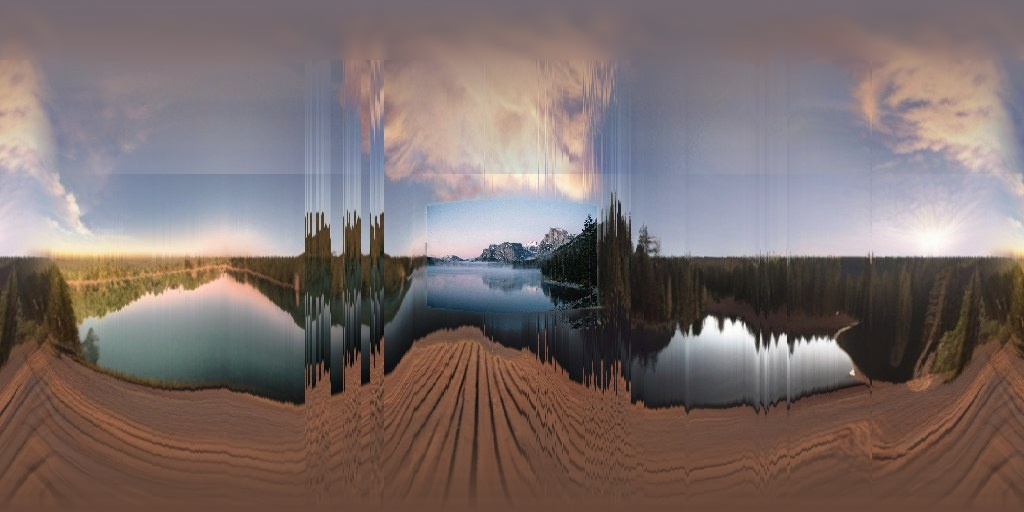
#> input picture assets/world-v3-alpine.pano.jpg, 1024 x 512 px, found by its file name
$ python v3_pano_clean.py assets/world-v3-alpine.pano.jpg
#> lines starting #> are read from the running program, lines starting #| are printed output that depends on the picture
#!/usr/bin/env python3
# -*- coding: utf-8 -*-
"""清理全景天空里的"大亮斑/大圆盘"（对 .pano.jpg 做后处理，不需要重新烘焙）。

为什么单独一个工具：全景是等距柱状图，天空那半边是扩散外推出来的，容易画出一大团
低频率的亮斑 —— 贴到天空球上就是屏幕正中一个圆盘（用户反复指出的那个）。
而"天空只该随仰角变化"是硬约束，所以在**方位方向**做高通：
    col' = 行中值 + (col - 方位低通(col))
小尺度的云、霞光保留，大尺度的亮斑被抹平。

因为地形（mode 7）与天空球（mode 8）都是在**运行时**采这张 jpg，改完立刻生效，
不用重跑 12 分钟的烘焙。

    python tools/v3_pano_clean.py assets/world-v3-alpine.pano.jpg
"""
from __future__ import annotations

import sys

import numpy as np
from PIL import Image
from scipy import ndimage


def clean(path: str, sky_frac: float = 0.34, sigma_frac: float = 0.09,
          strength: float = 0.85, pole_frac: float = 0.22) -> None:
#> called with path = 'assets/world-v3-alpine.pano.jpg', sky_frac = 0.34, sigma_frac = 0.09, strength = 0.85, pole_frac = 0.22
    im = Image.open(path).convert("RGB")
#> im is the input picture: PIL image 1024x512 RGB; mean R, G, B 123.9, 109.9, 107.5
    w, h = im.size
#> w = 1024; h = 512
    a = np.asarray(im, dtype=np.float32) / 255.0
    sky_rows = int(h * sky_frac)              # 上面的部分是天空
#> sky_rows = 174
    sky = a[:sky_rows]
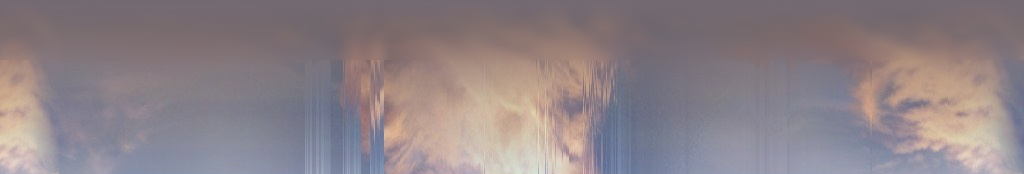
#> sky: shape (174, 1024, 3) float32; mean R, G, B 0.556, 0.511, 0.529
    # 方位向低通（wrap：等距柱状图左右相接）
    low = ndimage.gaussian_filter(sky, sigma=(0.0, max(2.0, w * sigma_frac), 0.0),
                                 mode=("nearest", "wrap", "nearest"))
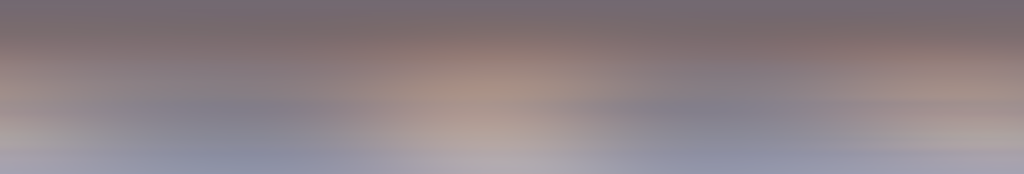
#> low: shape (174, 1024, 3) float32; mean R, G, B 0.556, 0.511, 0.529
    band = np.median(low, axis=1, keepdims=True)
#> band = 174 rows, first 8: [0.451, 0.412, 0.443], [0.452, 0.412, 0.444], [0.453, 0.413, 0.445], [0.453, 0.414, 0.445], [0.454, 0.414, 0.446], [0.455, 0.415, 0.446], [0.456, 0.415, 0.444], [0.456, 0.414, 0.444]
    flat = band + (sky - low)
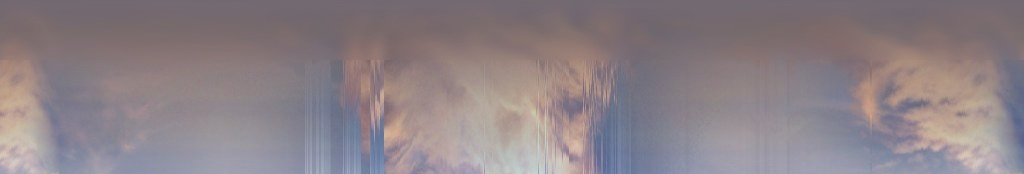
#> flat: shape (174, 1024, 3) float32; mean R, G, B 0.552, 0.508, 0.529
    out = a.copy()
    out[:sky_rows] = np.clip(a[:sky_rows] * (1.0 - strength) + flat * strength, 0.0, 1.0)
    # 天顶再压一层竖直平滑，避免镜像平铺留下的横向硬条
    top = max(4, int(sky_rows * 0.35))
#> top = 60
    out[:top] = ndimage.gaussian_filter(out[:top], sigma=(3.0, 6.0, 0.0),
                                        mode=("nearest", "wrap", "nearest"))
#> out: shape (512, 1024, 3) float32; mean R, G, B 0.485, 0.43, 0.422
    # 极区（天顶/天底）压成"逐行均值"：抬头/低头时那片是镜像拉伸出来的条纹，
    # 谁也不需要看清天底长什么样，压平反而干净。
    npole = max(2, int(h * pole_frac))
#> npole = 112
    for y in list(range(0, npole)) + list(range(h - npole, h)):
        row = out[y].mean(axis=0, keepdims=True)
        t = 1.0 - abs(y - (0 if y < h / 2 else h - 1)) / float(npole)
        out[y] = out[y] * (1 - t) + row * t
#> this loop made 224 passes
#> row on passes 1 to 3: [[0.452, 0.412, 0.444]], [[0.452, 0.413, 0.444]], [[0.453, 0.413, 0.444]]
    Image.fromarray((out * 255 + 0.5).astype(np.uint8)).save(path, quality=95)
    print("已清理天空低频谱：%s（天空行 %d/%d）" % (path, sky_rows, h))
#| 已清理天空低频谱：assets/world-v3-alpine.pano.jpg（天空行 174/512）


if __name__ == "__main__":
    p = sys.argv[1] if len(sys.argv) > 1 else "assets/world-v3-alpine.pano.jpg"
    clean(p)
